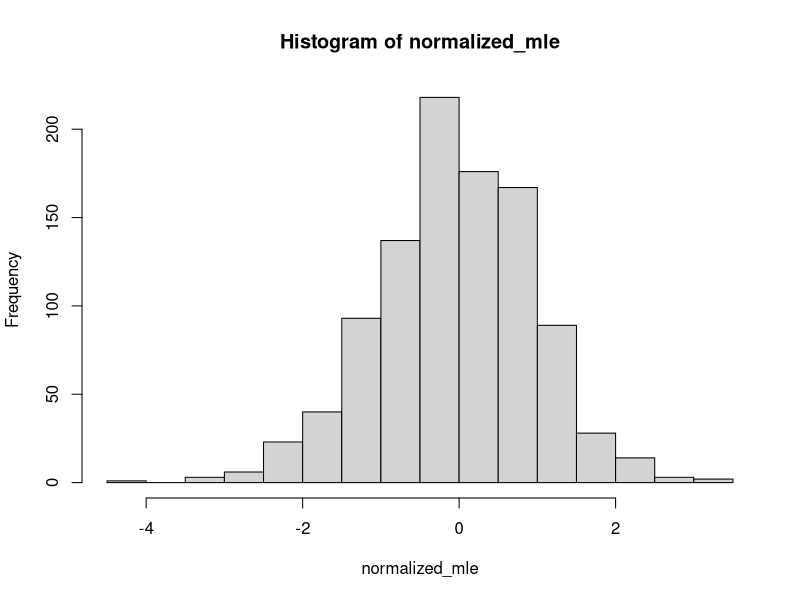
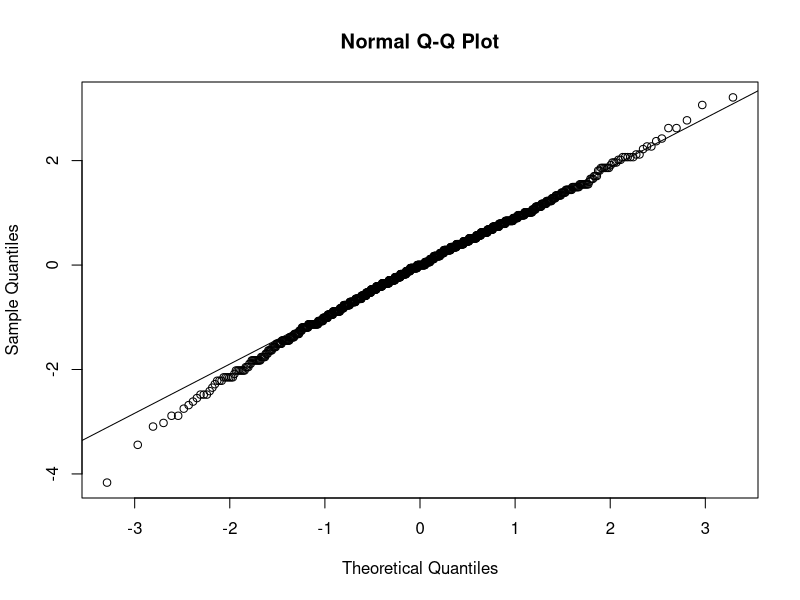
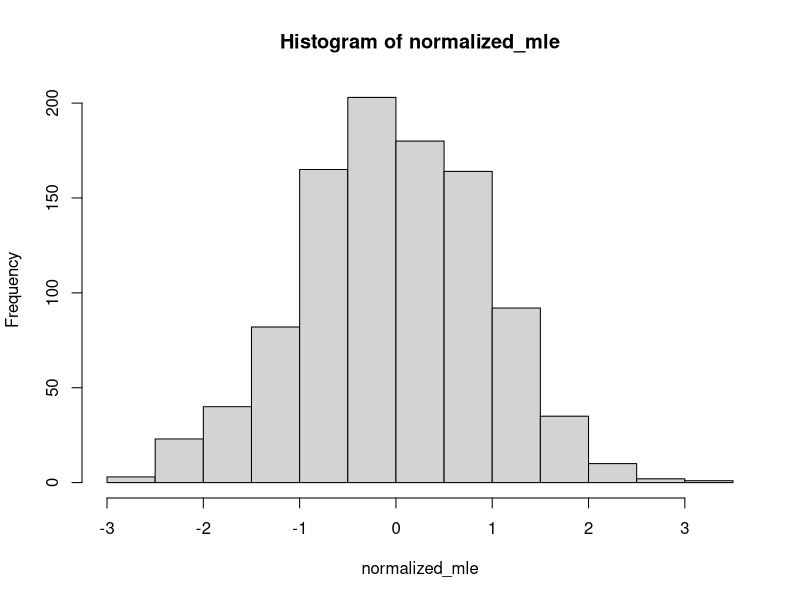
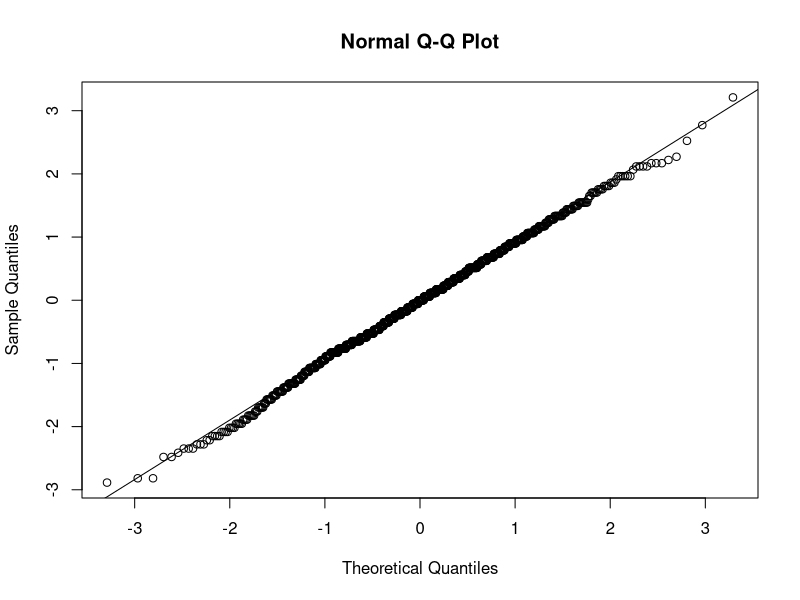
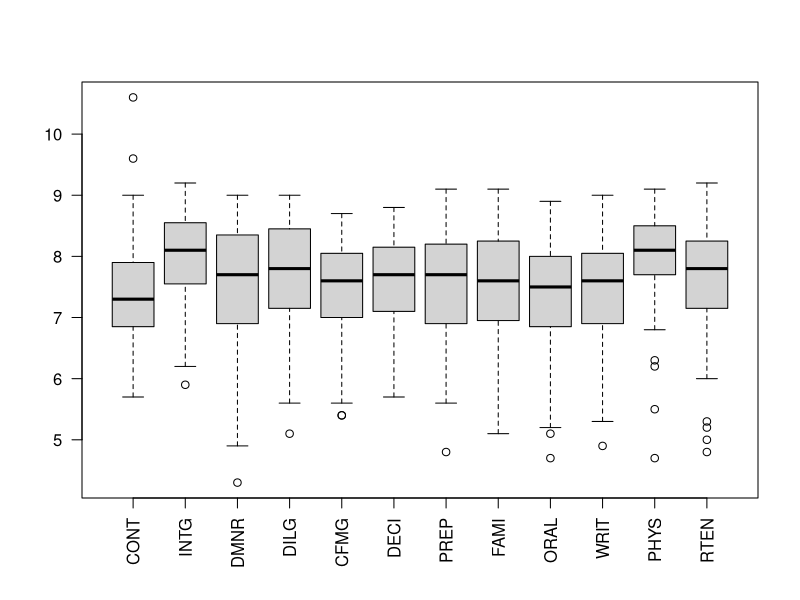
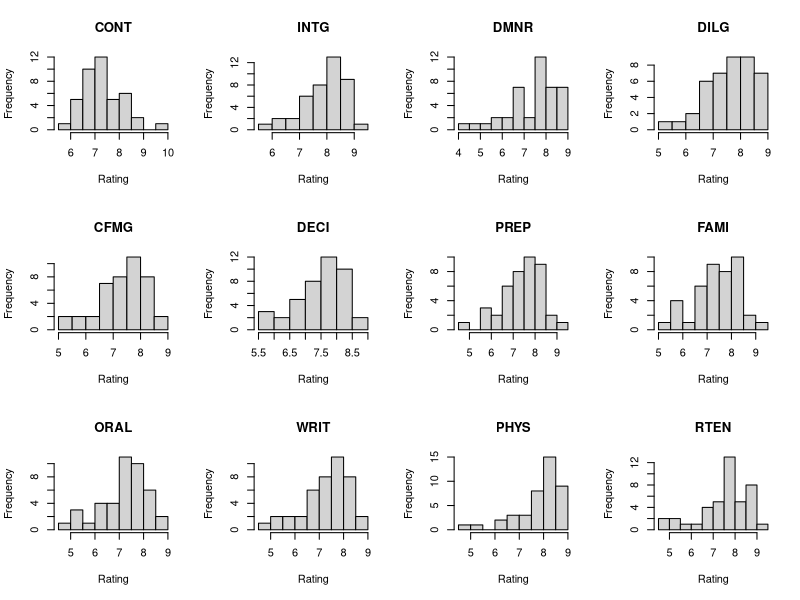
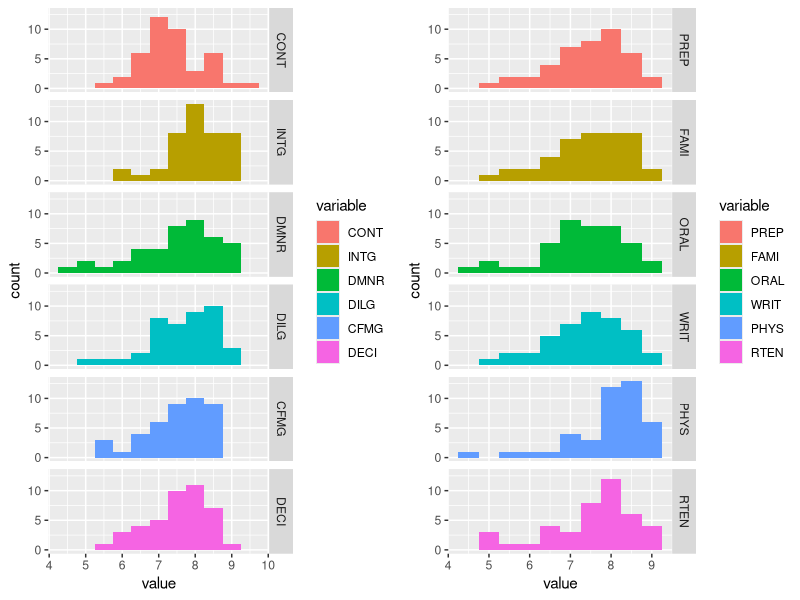
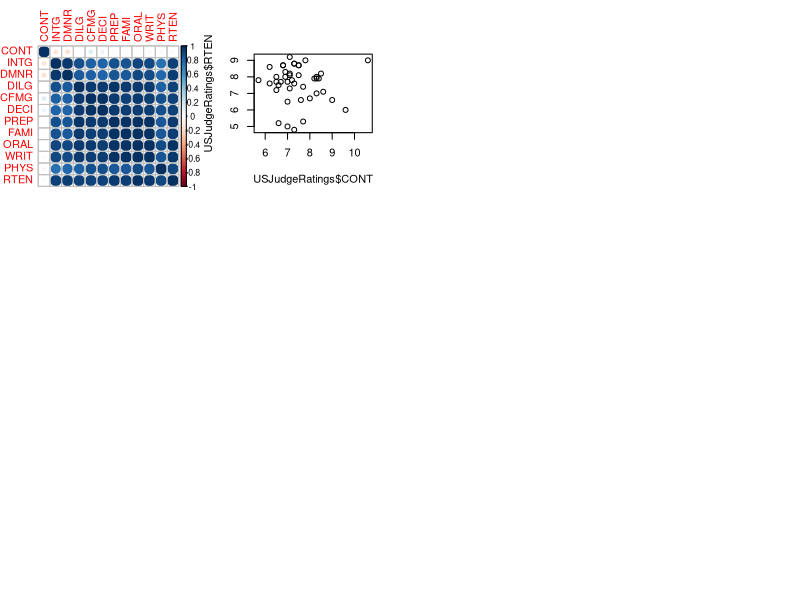

Write R code to recreate these figures, in order.
## ---- chunk 1
knitr::opts_chunk$set(echo = TRUE)
## ---- chunk 2
Nattempts <- 1000
nsample <- 100
theta <- 3

theta_mle <- c()
normalized_mle <- c()

for (i in 1:Nattempts) {
  poisson_sample <- rpois(nsample, theta)
  theta_mle[i] <- mean(poisson_sample)
  normalized_mle[i] <- sqrt(nsample)*(theta_mle[i]-theta)/sqrt(theta_mle[i]) }

hist(normalized_mle)
qqnorm(normalized_mle)
qqline(normalized_mle)
## ---- chunk 3
# Same thing without a for loop

theta_mle <- replicate(Nattempts, mean(rpois(nsample, theta)))
normalized_mle <- sqrt(nsample) * (theta_mle - theta) / sqrt(theta_mle)

hist(normalized_mle)
qqnorm(normalized_mle)
qqline(normalized_mle)
## ---- chunk 4
data(USJudgeRatings)
?USJudgeRatings
head(USJudgeRatings)
## ---- chunk 5
str(USJudgeRatings)
dim(USJudgeRatings)
## ---- chunk 6
sum(is.na(USJudgeRatings))
## ---- chunk 7
boxplot(USJudgeRatings, las = 2)
## ---- chunk 8
max(USJudgeRatings$CONT)
which.max(USJudgeRatings$CONT)
rownames(USJudgeRatings)[which.max(USJudgeRatings$CONT)]
## ---- chunk 9
data = USJudgeRatings[-7,]
dim(data)
## ---- chunk 10
summary(data)
## ---- chunk 11
# Variance of each variable
var = diag(var(USJudgeRatings))
round(var, 2)
## ---- chunk 12
# Standard deviation of each variable
stdev = sqrt(diag(var(USJudgeRatings)))
round(stdev, 2)
## ---- chunk 13
# Histograms using apply functions

par(mfrow = c(3,4))
invisible(mapply(FUN = hist, data, main = colnames(data), xlab = "Rating", breaks = 10))
## "Invisible" avoids to display an additional (and non-visual) console output
## ---- chunk 14
# Histograms using ggplot functions

library(reshape2)
library(ggplot2)
library(gridExtra)

ggdata1 <- melt(data[,1:6]) ## We split data in 2 for better visual representation below
ggdata2 <- melt(data[,7:12])
plot1 <- ggplot(ggdata1, aes(x = value, fill = variable)) + geom_histogram(binwidth = 0.5) +
  facet_grid(variable~.)
plot2 <- ggplot(ggdata2, aes(x = value, fill = variable)) + geom_histogram(binwidth = 0.5) + 
  facet_grid(variable~.)
grid.arrange(plot1, plot2, ncol = 2, nrow = 1)
## ---- chunk 15
library(corrplot)
cor = round(cor(USJudgeRatings), 2)
cor
## ---- chunk 16
corrplot(cor(USJudgeRatings))
## ---- chunk 17
plot(USJudgeRatings$CONT, USJudgeRatings$RTEN)
## ---- chunk 18
library(GGally)
ggpairs(data, upper = list(continuous = wrap("cor", size = 3)), axisLabels = "none")
## ---- chunk 19
# Example density estimator with the RTEN variable

hist(data$RTEN, main = "INTG", xlab = "Rating", probability = T)
d <- density(data$INTG, bw = 0.5)
lines(d, col = "red")
## ---- chunk 20
# Density estimator for all variables

# With a for loop
par(mfrow = c(3,4))
for (i in colnames(data)) {
  hist(data[[i]], main = colnames(data[i]), xlab = "Rating", probability = T)
  d <- density(data[[i]], bw = 0.5)
  lines(d, col = "red")}

# With an *apply function
invisible(lapply(colnames(data), function(i){
  hist(data[[i]], main = colnames(data[i]), xlab = "Rating", probability = T)
  d <- density(data[[i]], bw = 0.5)
  lines(d, col = "red")}))
## ---- chunk 21
# Example qqplot with the INTG variable

qqnorm(data$INTG, main = "Normal Q-Q Plot for the INTG variable")
qqline(data$INTG)
## ---- chunk 22
# QQplot all variables

# With a for loop
par(mfrow = c(3,4))
for (i in colnames(data)) {
  qqnorm(data[[i]], main = paste("Normal Q-Q Plot for", i), cex.main=0.9)
  qqline(data[[i]])}

# With an *apply function
invisible(lapply(colnames(data), function(i){
  qqnorm(data[[i]], main = paste("Normal Q-Q Plot for", i), cex.main=0.9)
  qqline(data[[i]])}))
